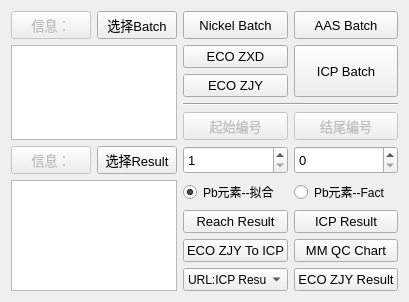
        <widget class="QWidget" name="tab">
         <attribute name="title">
          <string>ICP Operate</string>
         </attribute>
         <layout class="QGridLayout" name="gridLayout_2">
          <item row="7" column="2">
           <widget class="QPushButton" name="pushButton_38">
            <property name="sizePolicy">
             <sizepolicy hsizetype="Expanding" vsizetype="Expanding">
              <horstretch>0</horstretch>
              <verstretch>0</verstretch>
             </sizepolicy>
            </property>
            <property name="font">
             <font>
              <pointsize>10</pointsize>
             </font>
            </property>
            <property name="toolTip">
             <string/>
            </property>
            <property name="statusTip">
             <string>获取Sample ID和结果数据，并填入Reach结果Excel模板中 </string>
            </property>
            <property name="text">
             <string>Reach Result</string>
            </property>
           </widget>
          </item>
          <item row="5" column="2">
           <widget class="QSpinBox" name="spinBox_3">
            <property name="sizePolicy">
             <sizepolicy hsizetype="Ignored" vsizetype="Expanding">
              <horstretch>0</horstretch>
              <verstretch>0</verstretch>
             </sizepolicy>
            </property>
            <property name="font">
             <font>
              <pointsize>10</pointsize>
             </font>
            </property>
            <property name="toolTip">
             <string/>
            </property>
            <property name="statusTip">
             <string>Reach结果第几个开始生成</string>
            </property>
            <property name="minimum">
             <number>1</number>
            </property>
            <property name="maximum">
             <number>999999999</number>
            </property>
            <property name="value">
             <number>1</number>
            </property>
           </widget>
          </item>
          <item row="5" column="3">
           <widget class="QSpinBox" name="spinBox_2">
            <property name="sizePolicy">
             <sizepolicy hsizetype="Ignored" vsizetype="Expanding">
              <horstretch>0</horstretch>
              <verstretch>0</verstretch>
             </sizepolicy>
            </property>
            <property name="font">
             <font>
              <pointsize>10</pointsize>
             </font>
            </property>
            <property name="toolTip">
             <string/>
            </property>
            <property name="statusTip">
             <string>Reach结果第几个结束，同时0表示该Batch最后一个</string>
            </property>
            <property name="maximum">
             <number>999999999</number>
            </property>
           </widget>
          </item>
          <item row="7" column="3">
           <widget class="QPushButton" name="pushButton_27">
            <property name="sizePolicy">
             <sizepolicy hsizetype="Expanding" vsizetype="Expanding">
              <horstretch>0</horstretch>
              <verstretch>0</verstretch>
             </sizepolicy>
            </property>
            <property name="font">
             <font>
              <pointsize>10</pointsize>
             </font>
            </property>
            <property name="toolTip">
             <string/>
            </property>
            <property name="statusTip">
             <string>将CSV转化成DCU使用的TXT格式</string>
            </property>
            <property name="text">
             <string>ICP Result</string>
            </property>
           </widget>
          </item>
          <item row="8" column="2">
           <widget class="QPushButton" name="pushButton_31">
            <property name="sizePolicy">
             <sizepolicy hsizetype="Expanding" vsizetype="Expanding">
              <horstretch>0</horstretch>
              <verstretch>0</verstretch>
             </sizepolicy>
            </property>
            <property name="font">
             <font>
              <pointsize>10</pointsize>
             </font>
            </property>
            <property name="statusTip">
             <string>由于质检院仪器结果导出不符合DCU格式，需要转化为ICP结果格式CSV-TXT</string>
            </property>
            <property name="text">
             <string>ECO ZJY To ICP</string>
            </property>
           </widget>
          </item>
          <item row="8" column="3">
           <widget class="QPushButton" name="pushButton_30">
            <property name="sizePolicy">
             <sizepolicy hsizetype="Expanding" vsizetype="Expanding">
              <horstretch>0</horstretch>
              <verstretch>0</verstretch>
             </sizepolicy>
            </property>
            <property name="font">
             <font>
              <pointsize>10</pointsize>
             </font>
            </property>
            <property name="statusTip">
             <string>填写ICP的QC Chart</string>
            </property>
            <property name="text">
             <string>MM QC Chart</string>
            </property>
           </widget>
          </item>
          <item row="9" column="3">
           <widget class="QPushButton" name="pushButton_32">
            <property name="sizePolicy">
             <sizepolicy hsizetype="Expanding" vsizetype="Expanding">
              <horstretch>0</horstretch>
              <verstretch>0</verstretch>
             </sizepolicy>
            </property>
            <property name="font">
             <font>
              <pointsize>10</pointsize>
             </font>
            </property>
            <property name="statusTip">
             <string>由于质检院结果是科学计数法导致有些结果无法DCU，所以需要将结果转化TXT-TXT</string>
            </property>
            <property name="text">
             <string>ECO ZJY Result</string>
            </property>
           </widget>
          </item>
          <item row="9" column="2">
           <widget class="QComboBox" name="comboBox">
            <property name="sizePolicy">
             <sizepolicy hsizetype="Ignored" vsizetype="Expanding">
              <horstretch>0</horstretch>
              <verstretch>0</verstretch>
             </sizepolicy>
            </property>
            <property name="font">
             <font>
              <pointsize>9</pointsize>
             </font>
            </property>
            <property name="statusTip">
             <string>Result数据的选择路径</string>
            </property>
            <item>
             <property name="text">
              <string>URL:ICP Result</string>
             </property>
            </item>
            <item>
             <property name="text">
              <string>URL:ECO ZJY Result</string>
             </property>
            </item>
           </widget>
          </item>
          <item row="1" column="3" rowspan="2">
           <widget class="QPushButton" name="pushButton_21">
            <property name="sizePolicy">
             <sizepolicy hsizetype="Expanding" vsizetype="Expanding">
              <horstretch>0</horstretch>
              <verstretch>0</verstretch>
             </sizepolicy>
            </property>
            <property name="font">
             <font>
              <pointsize>10</pointsize>
             </font>
            </property>
            <property name="toolTip">
             <string/>
            </property>
            <property name="statusTip">
             <string>获取Sample ID，并导出TXT</string>
            </property>
            <property name="text">
             <string>ICP Batch</string>
            </property>
           </widget>
          </item>
          <item row="0" column="0">
           <widget class="QPushButton" name="pushButton_28">
            <property name="enabled">
             <bool>false</bool>
            </property>
            <property name="sizePolicy">
             <sizepolicy hsizetype="Expanding" vsizetype="Expanding">
              <horstretch>0</horstretch>
              <verstretch>0</verstretch>
             </sizepolicy>
            </property>
            <property name="font">
             <font>
              <pointsize>10</pointsize>
             </font>
            </property>
            <property name="text">
             <string>信息：</string>
            </property>
           </widget>
          </item>
          <item row="0" column="2">
           <widget class="QPushButton" name="pushButton_22">
            <property name="sizePolicy">
             <sizepolicy hsizetype="Expanding" vsizetype="Expanding">
              <horstretch>0</horstretch>
              <verstretch>0</verstretch>
             </sizepolicy>
            </property>
            <property name="font">
             <font>
              <pointsize>10</pointsize>
             </font>
            </property>
            <property name="toolTip">
             <string/>
            </property>
            <property name="statusTip">
             <string>获取Sample ID，并填入Excel模板中</string>
            </property>
            <property name="text">
             <string>Nickel Batch</string>
            </property>
           </widget>
          </item>
          <item row="0" column="1">
           <widget class="QPushButton" name="pushButton_29">
            <property name="sizePolicy">
             <sizepolicy hsizetype="Expanding" vsizetype="Expanding">
              <horstretch>0</horstretch>
              <verstretch>0</verstretch>
             </sizepolicy>
            </property>
            <property name="font">
             <font>
              <pointsize>10</pointsize>
             </font>
            </property>
            <property name="statusTip">
             <string>选择需要获取的Batch</string>
            </property>
            <property name="text">
             <string>选择Batch</string>
            </property>
            <property name="icon">
             <iconset>
              <normaloff>icon/open.png</normaloff>
              <normalon>:/open.png</normalon>
              <disabledoff>:/open.png</disabledoff>
              <disabledon>:/open.png</disabledon>
              <activeoff>:/open.png</activeoff>
              <activeon>:/open.png</activeon>
              <selectedoff>:/open.png</selectedoff>
              <selectedon>:/open.png</selectedon>icon/open.png</iconset>
            </property>
           </widget>
          </item>
          <item row="0" column="3">
           <widget class="QPushButton" name="pushButton_23">
            <property name="sizePolicy">
             <sizepolicy hsizetype="Expanding" vsizetype="Expanding">
              <horstretch>0</horstretch>
              <verstretch>0</verstretch>
             </sizepolicy>
            </property>
            <property name="font">
             <font>
              <pointsize>10</pointsize>
             </font>
            </property>
            <property name="toolTip">
             <string/>
            </property>
            <property name="statusTip">
             <string>由于AAS仪器中有些Bug只能识别‘-’，所以需获取Sample ID，并将‘+’改为‘-’</string>
            </property>
            <property name="text">
             <string>AAS Batch</string>
            </property>
           </widget>
          </item>
          <item row="4" column="2">
           <widget class="QPushButton" name="pushButton_35">
            <property name="enabled">
             <bool>false</bool>
            </property>
            <property name="sizePolicy">
             <sizepolicy hsizetype="Expanding" vsizetype="Expanding">
              <horstretch>0</horstretch>
              <verstretch>0</verstretch>
             </sizepolicy>
            </property>
            <property name="font">
             <font>
              <pointsize>10</pointsize>
             </font>
            </property>
            <property name="text">
             <string>起始编号</string>
            </property>
           </widget>
          </item>
          <item row="1" column="0" rowspan="4" colspan="2">
           <widget class="QTextBrowser" name="textBrowser_3">
            <property name="sizePolicy">
             <sizepolicy hsizetype="Ignored" vsizetype="Ignored">
              <horstretch>0</horstretch>
              <verstretch>0</verstretch>
             </sizepolicy>
            </property>
            <property name="statusTip">
             <string>选择Barch的文件信息</string>
            </property>
           </widget>
          </item>
          <item row="1" column="2">
           <widget class="QPushButton" name="pushButton_24">
            <property name="sizePolicy">
             <sizepolicy hsizetype="Expanding" vsizetype="Expanding">
              <horstretch>0</horstretch>
              <verstretch>0</verstretch>
             </sizepolicy>
            </property>
            <property name="font">
             <font>
              <pointsize>10</pointsize>
             </font>
            </property>
            <property name="toolTip">
             <string/>
            </property>
            <property name="statusTip">
             <string>获取Sample ID，按中迅德要求生成Batch单</string>
            </property>
            <property name="text">
             <string>ECO ZXD</string>
            </property>
           </widget>
          </item>
          <item row="2" column="2">
           <widget class="QPushButton" name="pushButton_25">
            <property name="sizePolicy">
             <sizepolicy hsizetype="Expanding" vsizetype="Expanding">
              <horstretch>0</horstretch>
              <verstretch>0</verstretch>
             </sizepolicy>
            </property>
            <property name="font">
             <font>
              <pointsize>10</pointsize>
             </font>
            </property>
            <property name="toolTip">
             <string/>
            </property>
            <property name="statusTip">
             <string>获取Sample ID，生成符合质检院的单号同时生产出打印编号</string>
            </property>
            <property name="text">
             <string>ECO ZJY</string>
            </property>
           </widget>
          </item>
          <item row="3" column="2" colspan="2">
           <widget class="Line" name="line">
            <property name="font">
             <font>
              <pointsize>10</pointsize>
              <weight>50</weight>
              <bold>false</bold>
             </font>
            </property>
            <property name="orientation">
             <enum>Qt::Horizontal</enum>
            </property>
           </widget>
          </item>
          <item row="5" column="1">
           <widget class="QPushButton" name="pushButton_34">
            <property name="sizePolicy">
             <sizepolicy hsizetype="Expanding" vsizetype="Expanding">
              <horstretch>0</horstretch>
              <verstretch>0</verstretch>
             </sizepolicy>
            </property>
            <property name="font">
             <font>
              <pointsize>10</pointsize>
             </font>
            </property>
            <property name="statusTip">
             <string>选择需要获取的Resutl数据</string>
            </property>
            <property name="text">
             <string>选择Result</string>
            </property>
            <property name="icon">
             <iconset>
              <normaloff>icon/open.png</normaloff>
              <normalon>:/open.png</normalon>
              <disabledoff>:/open.png</disabledoff>
              <disabledon>:/open.png</disabledon>
              <activeoff>:/open.png</activeoff>
              <activeon>:/open.png</activeon>
              <selectedoff>:/open.png</selectedoff>
              <selectedon>:/open.png</selectedon>icon/open.png</iconset>
            </property>
           </widget>
          </item>
          <item row="4" column="3">
           <widget class="QPushButton" name="pushButton_36">
            <property name="enabled">
             <bool>false</bool>
            </property>
            <property name="sizePolicy">
             <sizepolicy hsizetype="Expanding" vsizetype="Expanding">
              <horstretch>0</horstretch>
              <verstretch>0</verstretch>
             </sizepolicy>
            </property>
            <property name="font">
             <font>
              <pointsize>10</pointsize>
             </font>
            </property>
            <property name="text">
             <string>结尾编号</string>
            </property>
           </widget>
          </item>
          <item row="5" column="0">
           <widget class="QPushButton" name="pushButton_33">
            <property name="enabled">
             <bool>false</bool>
            </property>
            <property name="sizePolicy">
             <sizepolicy hsizetype="Expanding" vsizetype="Expanding">
              <horstretch>0</horstretch>
              <verstretch>0</verstretch>
             </sizepolicy>
            </property>
            <property name="font">
             <font>
              <pointsize>10</pointsize>
             </font>
            </property>
            <property name="text">
             <string>信息：</string>
            </property>
           </widget>
          </item>
          <item row="6" column="2">
           <widget class="QRadioButton" name="radioButton">
            <property name="sizePolicy">
             <sizepolicy hsizetype="Expanding" vsizetype="Fixed">
              <horstretch>0</horstretch>
              <verstretch>0</verstretch>
             </sizepolicy>
            </property>
            <property name="statusTip">
             <string>Reach方法中Pb元素不受Fe元素干扰获取的拟合数据</string>
            </property>
            <property name="autoFillBackground">
             <bool>true</bool>
            </property>
            <property name="text">
             <string>Pb元素--拟合</string>
            </property>
            <property name="checked">
             <bool>true</bool>
            </property>
           </widget>
          </item>
          <item row="6" column="3">
           <widget class="QRadioButton" name="radioButton_2">
            <property name="sizePolicy">
             <sizepolicy hsizetype="Expanding" vsizetype="Fixed">
              <horstretch>0</horstretch>
              <verstretch>0</verstretch>
             </sizepolicy>
            </property>
            <property name="statusTip">
             <string>Reach方法中Pb元素受Fe元素干扰获取的Fact数据</string>
            </property>
            <property name="autoFillBackground">
             <bool>true</bool>
            </property>
            <property name="text">
             <string>Pb元素--Fact</string>
            </property>
           </widget>
          </item>
          <item row="6" column="0" rowspan="4" colspan="2">
           <widget class="QTextBrowser" name="textBrowser">
            <property name="sizePolicy">
             <sizepolicy hsizetype="Ignored" vsizetype="Ignored">
              <horstretch>0</horstretch>
              <verstretch>0</verstretch>
             </sizepolicy>
            </property>
            <property name="font">
             <font>
              <pointsize>10</pointsize>
             </font>
            </property>
            <property name="statusTip">
             <string>选择Result的文件信息</string>
            </property>
           </widget>
          </item>
         </layout>
        </widget>
